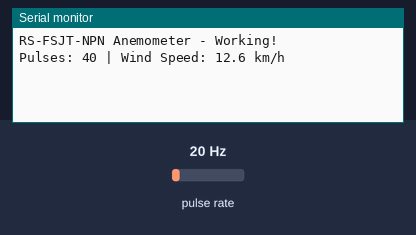
Bench run of a sketch on a simulated Arduino Uno, built with avr-gcc and run on an emulated ATmega328P. Shown: the last lines printed to the serial monitor. Wiring (inferred from the names in the program): pulse sensor: data pin 2. The inputs (shaded band) are chosen by the test bench; at power-on: pulse rate 20 Hz.

Above: at 3.2 s.
3.3 s: pulse rate (sensor on pin 2) set to 4 Hz
At 4.6 s:
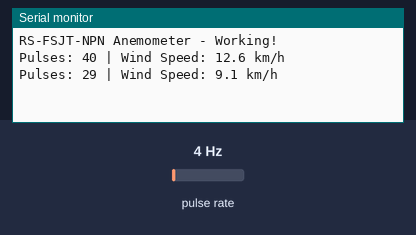
4.8 s: pulse rate (sensor on pin 2) set to 50 Hz
At 7.0 s:
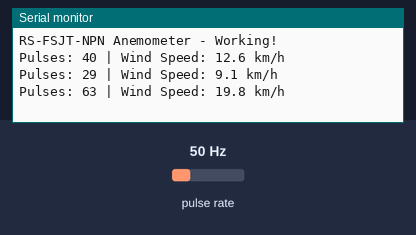
Timing chart, 0 to 8.5 s (numbered marks = the images above; inputs shaded):
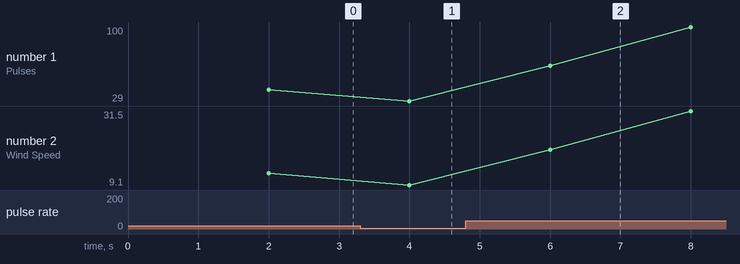

The sketch:

anemometer.ino
```cpp
const int sensorPin = 2;
volatile unsigned long lastPulseTime = 0;
volatile int pulseCount = 0;
unsigned long lastTime = 0;
const unsigned long debounceDelay = 10;  // 10ms debounce

void setup() {
  Serial.begin(115200);
  pinMode(sensorPin, INPUT_PULLUP);
  attachInterrupt(digitalPinToInterrupt(sensorPin), countPulse, FALLING);

  delay(2000);
  Serial.println("RS-FSJT-NPN Anemometer - Working!");
}

void loop() {
  unsigned long currentTime = millis();

  // Calculate wind speed every 2 seconds
  if (currentTime - lastTime >= 2000) {
    // Wind speed: pulses per second * calibration factor
    float pulsesPerSecond = pulseCount;
    float windSpeed = pulsesPerSecond * 0.315;

    Serial.print("Pulses: ");
    Serial.print(pulseCount);
    Serial.print(" | Wind Speed: ");
    Serial.print(windSpeed, 1);
    Serial.println(" km/h");

    pulseCount = 0;
    lastTime = currentTime;
  }
}

void countPulse() {
  unsigned long currentTime = millis();

  if (currentTime - lastPulseTime > debounceDelay) {
    pulseCount++;
    lastPulseTime = currentTime;
  }
}
```

Measured:
- after the input at 3.3 s, the serial monitor: prints a new line after 0.70 s (image 1)
- after the input at 4.8 s, the serial monitor: prints a new line after 1.2 s (image 2)
- plotted number 1: 40 → 29 after the input at 3.3 s, 29 → 100 after the input at 4.8 s
- plotted number 2: 12.6 → 9.1 after the input at 3.3 s, 9.1 → 31.5 after the input at 4.8 s
